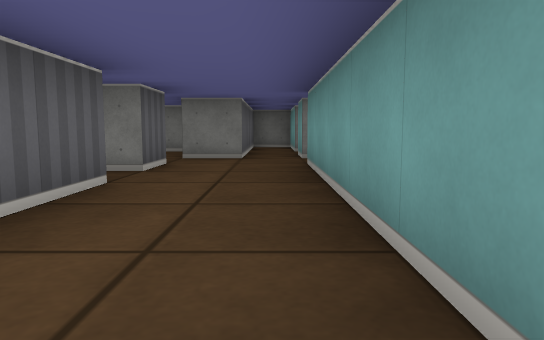
[1] (above)

18 first-person views from a walk through a cub3D level. The camera is about half as high as the walls, tilts 6° down and sees 70° across. The floor is counted in squares. Each view is taken from the middle of a square. On the plan, view 1 faces up. The plan holds only what a view shows up to about 9 squares ahead; the rest is blank.

[2]
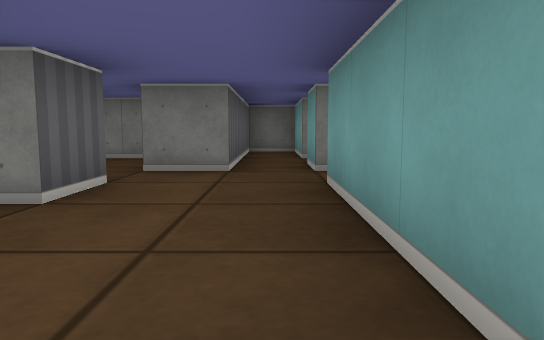

[3]
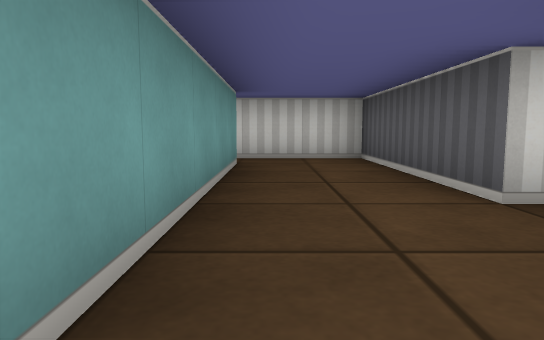

[4]
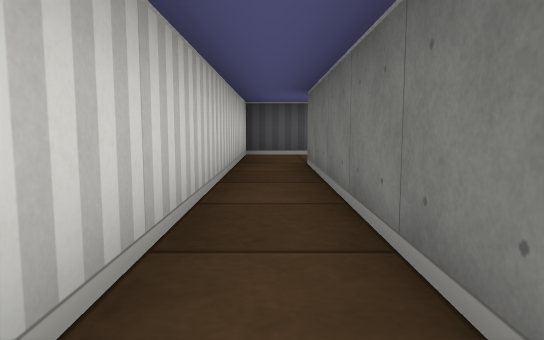

[5]
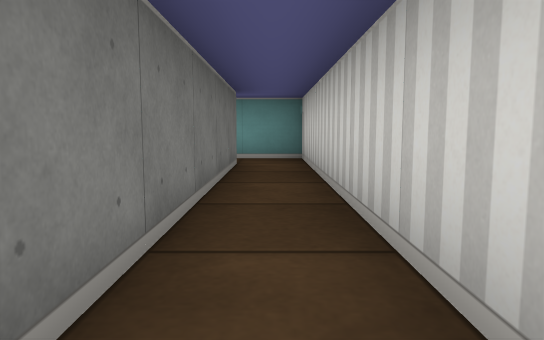

[6]
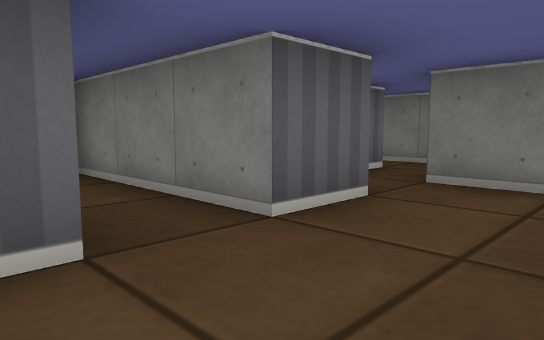

[7]
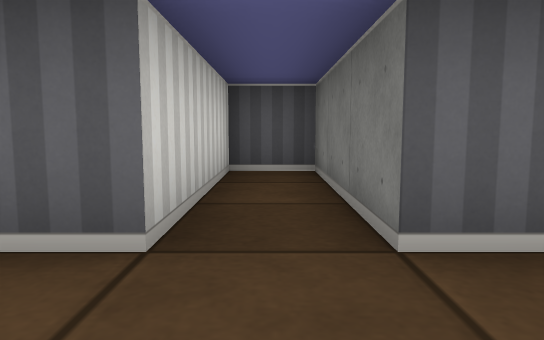

[8]
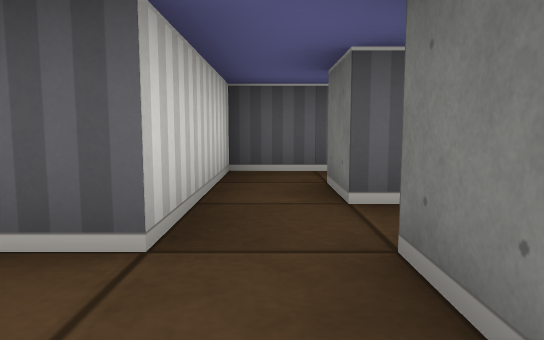

[9]
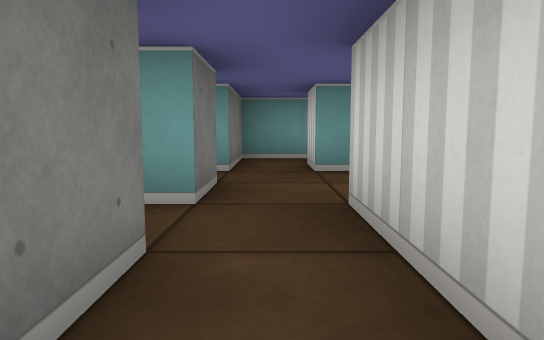

[10]
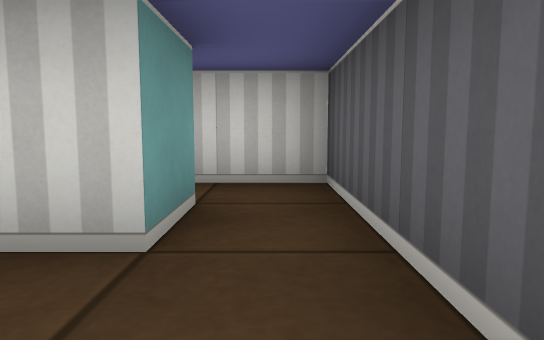

[11]
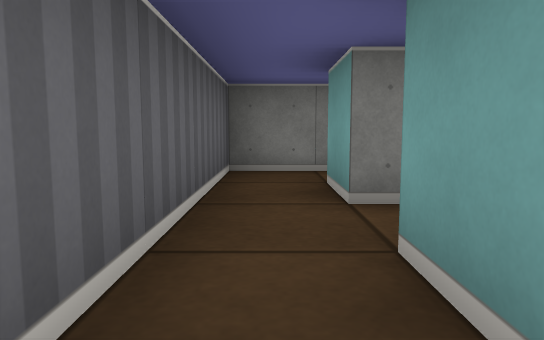

[12]
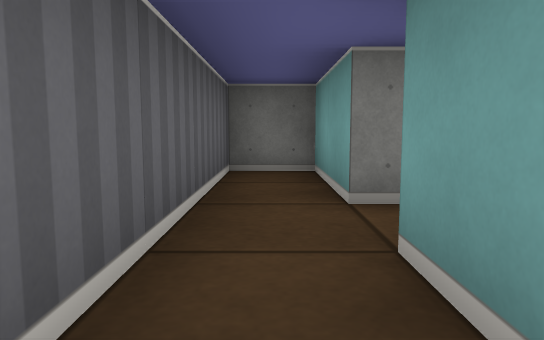

[13]
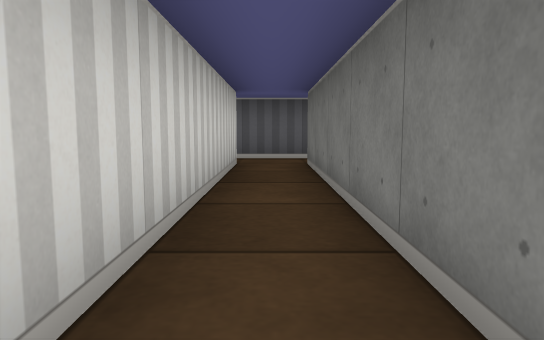

[14]
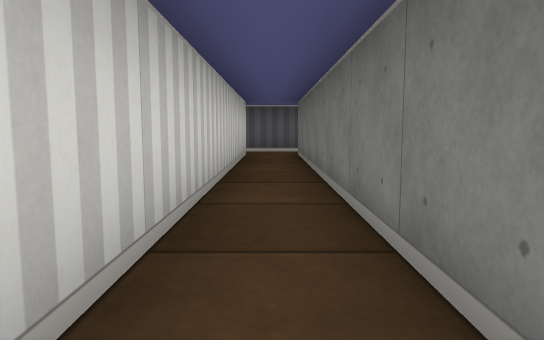

[15]
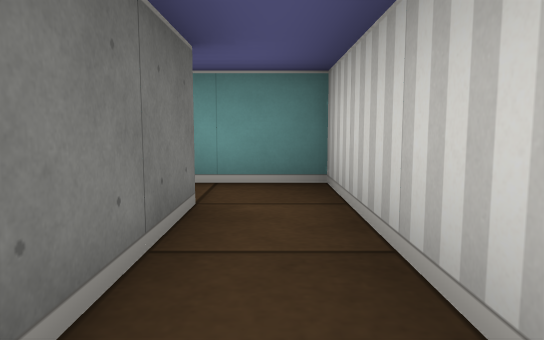

[16]
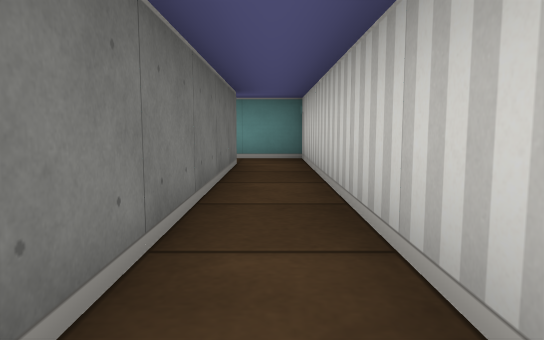

[17]
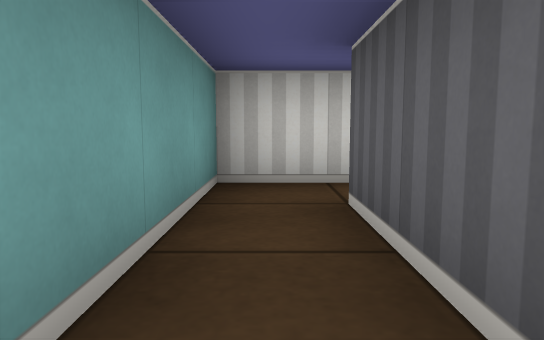

[18]
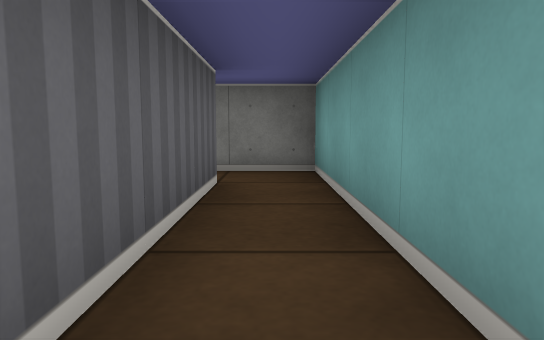

### Floor plan
Ten units are one square. View 1 is at (0, 0); x grows to the right and y downward. Boxes are objects, and circles mark ways between rooms. Rooms are numbered by the first view taken in them; rooms with no view inside come last. Other rooms are left out.
<svg viewBox="-50 -110 140 120">
<path fill="none" stroke="#000" d="M-15 -45 -45 -45 -45 -35 -15 -35 -15 5 55 5M55 -5 5 -5 5 -45M-25 -76 -25 -65 -35 -65 -35 -75 -29 -75M-19 -85 -35 -85M-5 -75 -5 -65 -15 -65 -15 -69M-45 -85 -45 -55 -15 -55 -15 -45M5 -45 5 -55 15 -55M15 -65 5 -65 5 -75M55 -35 55 -5M55 5 65 5 65 -45 52 -45M-32 -105 -45 -105 -45 -85M-35 -85 -35 -95M5 -75 85 -75 85 -88M75 -85 5 -85 5 -105 -5 -105 -5 -75"/>
<circle cx="-5" cy="-50" r="3" fill="#2a7"/>
<circle cx="50" cy="0" r="3" fill="#2a7"/>
<circle cx="-40" cy="-90" r="3" fill="#2a7"/>
<circle cx="0" cy="-70" r="3" fill="#2a7"/>
<text x="0" y="-20">1</text>
<text x="-20" y="-70">2</text>
<text x="60" y="-20">3</text>
<text x="-40" y="-100">4</text>
<text x="40" y="-80">5</text>
</svg>
Room 1 opens to room 2. Room 1 opens to room 3. Room 2 opens to room 4. Room 2 opens to room 5.

Where each view was taken, in squares from view 1:
view 1: 0 up, 0 right, facing up
view 2: 2 up, 0 right, facing up
view 3: 6 up, 0 right, facing down
view 4: 0 up, 6 right, facing left
view 5: 0 up, 0 right, facing right
view 6: 3 up, 0 right, facing up-left
view 7: 4 up, 0 right, facing left
view 8: 6 up, 0 right, facing left
view 9: 6 up, 4 left, facing right
view 10: 9 up, 4 left, facing down
view 11: 6 up, 4 left, facing up
view 12: 6 up, 0 right, facing up
view 13: 8 up, 6 right, facing left
view 14: 8 up, 8 right, facing left
view 15: 8 up, 5 right, facing right
view 16: 8 up, 2 right, facing right
view 17: 3 up, 6 right, facing down
view 18: 0 up, 6 right, facing up
